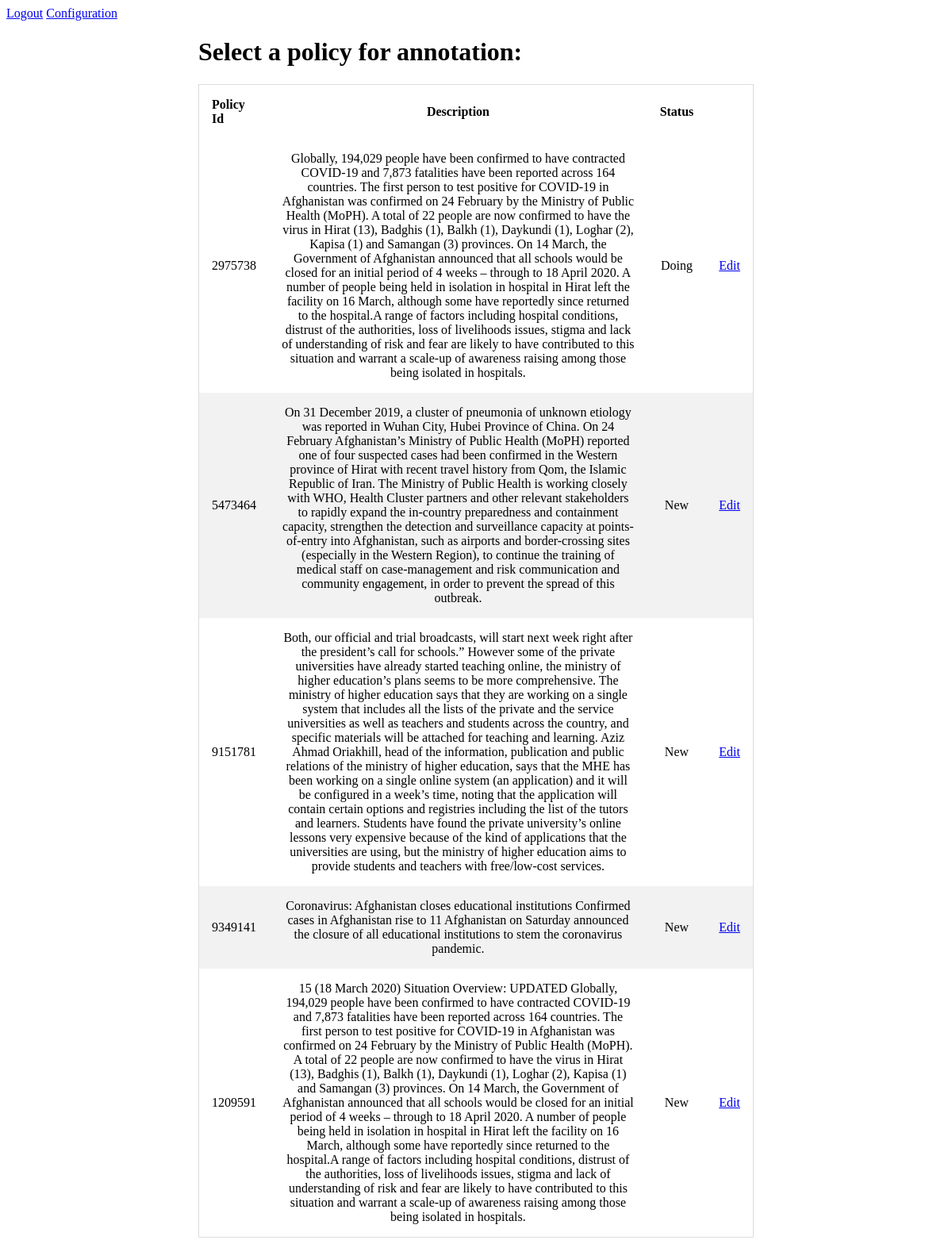
The page /backToPolicy (signed in) on the database its author committed.
### module1/models.py (models this page shows)
class CoronaNet(db.Model):
    __tablename__ = 'corona_net'
    record_id = db.Column(db.Text, primary_key=True)
    policy_id = db.Column(db.Text, nullable=False)
    entry_type = db.Column(db.Text, nullable=False)
    correct_type = db.Column(db.Text, nullable=False)
    update_type = db.Column(db.Text, nullable=False)
    update_level = db.Column(db.Text, nullable=False)
    description = db.Column(db.Text, nullable=False)
    date_announced = db.Column(db.Text, nullable=False)
    date_start = db.Column(db.Text, nullable=False)
    date_end = db.Column(db.Text, nullable=False)
    country = db.Column(db.Text, nullable=False)
    ISO_A3 = db.Column(db.Text, nullable=False)
    ISO_A2 = db.Column(db.Text, nullable=False)
    init_country_level = db.Column(db.Text, nullable=False)
    domestic_policy = db.Column(db.Text, nullable=False)
    province = db.Column(db.Text, nullable=False)
    ISO_L2 = db.Column(db.Text, nullable=False)
    city = db.Column(db.Text, nullable=False)
    type = db.Column(db.Text, nullable=False)
    type_sub_cat = db.Column(db.Text, nullable=False)
    type_text = db.Column(db.Text, nullable=False)
    institution_status = db.Column(db.Text, nullable=False)
    target_country = db.Column(db.Text, nullable=False)
    target_geog_level = db.Column(db.Text, nullable=False)
    target_region = db.Column(db.Text, nullable=False)
    target_province = db.Column(db.Text, nullable=False)
    target_city = db.Column(db.Text, nullable=False)
    target_other = db.Column(db.Text, nullable=False)
    target_who_what = db.Column(db.Text, nullable=False)
    target_direction = db.Column(db.Text, nullable=False)
    travel_mechanism = db.Column(db.Text, nullable=False)
    compliance = db.Column(db.Text, nullable=False)
    enforcer = db.Column(db.Text, nullable=False)
    dist_index_high_est = db.Column(db.Text, nullable=False)
    dist_index_med_est = db.Column(db.Text, nullable=False)
    dist_index_low_est = db.Column(db.Text, nullable=False)
    dist_index_country_rank = db.Column(db.Text, nullable=False)
    link = db.Column(db.Text, nullable=False)
    date_updated = db.Column(db.Text, nullable=False)
    recorded_date = db.Column(db.Text, nullable=False)
    original_text = db.Column(db.Text, nullable=False)
    status = db.Column(db.Integer, nullable=False)
    highlighted_text = []
    def get_status(self):
        if self.status == 1:
            return 'New'
        elif self.status == 2:
            return 'Doing'
        else:
            return 'Done'

### module1/annotation.py (the view)
@bp_annotation.route("/backToPolicy", methods=['GET', 'POST'])
@login_required
def backToPolicy():
    policy_list = CoronaNet.query.paginate(page=1, per_page=10)
    return render_template('policy_list.html', policy_list=policy_list)

### module1/templates/policy_list.html (shortened to what this page needs)
<!DOCTYPE html>
<html>
<head>
    <link rel="stylesheet" href="../../static/css/policylist.css">
</head>
<body>
<a href="{{ url_for('auth.logout') }}">Logout</a>
<a href="{{ url_for('configuration.show') }}">Configuration</a>
<div class="policyListMain">
    <div>
        <h1>Select a policy for annotation:</h1>
        <table class="table table-hover" style="width: 700px;">
            <thead class="thead-dark">
            <tr>
                <th scope="col">Policy Id</th>
                <th scope="col">Description</th>
                <th scope="col">Status</th>
            </tr>
            </thead>
            <tbody>
            {% for policy in policy_list.items %}
                <tr>
                    <td>{{ policy.policy_id }}</td>
                    <td>{{ policy.description }}</td>
                    <td>{{ policy.get_status() }}</td>
                    <td>
                        <a
                                href="{{ url_for('summary.get_summary', policy_id=policy.policy_id) }}"
                                class="btn btn-outline-primary"
                                role="button"
                        >
                            Edit
                        </a>
                    </td>
                </tr>
            {% endfor %}
            </tbody>
        </table>
    </div>
</div>
</body>
</html>

### module1/static/css/policylist.css (style rules this page uses)
* { box-sizing: border-box; }
table { border-collapse: collapse; border-spacing: 0; width: 100%; border: 1px solid #ddd; }
th, td { text-align: left; padding: 16px; }
tr:nth-child(even) { background-color: #f2f2f2; }
th, td { text-align: center; padding: 16px; }
th:first-child, td:first-child { text-align: left; }
tr:nth-child(even) { background-color: #f2f2f2 }
.policyListMain { display: flex; justify-content: center; }

### rows shown on the page
CoronaNet: policy_id "2975738", description "Globally, 194,029 people have been confirmed to have contracted COVID-19 and 7,873 fatalities have been reported across 164 countries. The first person to test positive for COVID-19 in Afghanistan was confirmed on 24 February by the Ministry of Public Health (MoPH). A total of 22 people are now confirmed to have the virus in Hirat (13), Badghis (1), Balkh (1), Daykundi (1), Loghar (2), Kapisa (1) and Samangan (3) provinces. On 14 March, the Government of Afghanistan announced that all schools would be closed for an initial period of 4 weeks – through to 18 April 2020. A number of people being held in isolation in hospital in Hirat left the facility on 16 March, although some have reportedly…", get_status "Doing"
CoronaNet: policy_id "5473464", description "On 31 December 2019, a cluster of pneumonia of unknown etiology was reported in Wuhan City, Hubei Province of China. On 24 February Afghanistan’s Ministry of Public Health (MoPH) reported one of four suspected cases had been confirmed in the Western province of Hirat with recent travel history from Qom, the Islamic Republic of Iran. The Ministry of Public Health is working closely with WHO, Health Cluster partners and other relevant stakeholders to rapidly expand the in-country preparedness and containment capacity, strengthen the detection and surveillance capacity at points-of-entry into Afghanistan, such as airports and border-crossing sites (especially in the Western Region), to…", get_status "New"
CoronaNet: policy_id "9151781", description "Both, our official and trial broadcasts, will start next week right after the president’s call for schools.” However some of the private universities have already started teaching online, the ministry of higher education’s plans seems to be more comprehensive. The ministry of higher education says that they are working on a single system that includes all the lists of the private and the service universities as well as teachers and students across the country, and specific materials will be attached for teaching and learning. Aziz Ahmad Oriakhill, head of the information, publication and public relations of the ministry of higher education, says that the MHE has been working on a single…", get_status "New"
CoronaNet: policy_id "9349141", description "Coronavirus: Afghanistan closes educational institutions Confirmed cases in Afghanistan rise to 11 Afghanistan on Saturday announced the closure of all educational institutions to stem the coronavirus pandemic.", get_status "New"
CoronaNet: policy_id "1209591", description "15 (18 March 2020) Situation Overview: UPDATED Globally, 194,029 people have been confirmed to have contracted COVID-19 and 7,873 fatalities have been reported across 164 countries. The first person to test positive for COVID-19 in Afghanistan was confirmed on 24 February by the Ministry of Public Health (MoPH). A total of 22 people are now confirmed to have the virus in Hirat (13), Badghis (1), Balkh (1), Daykundi (1), Loghar (2), Kapisa (1) and Samangan (3) provinces. On 14 March, the Government of Afghanistan announced that all schools would be closed for an initial period of 4 weeks – through to 18 April 2020. A number of people being held in isolation in hospital in Hirat left the…", get_status "New"
